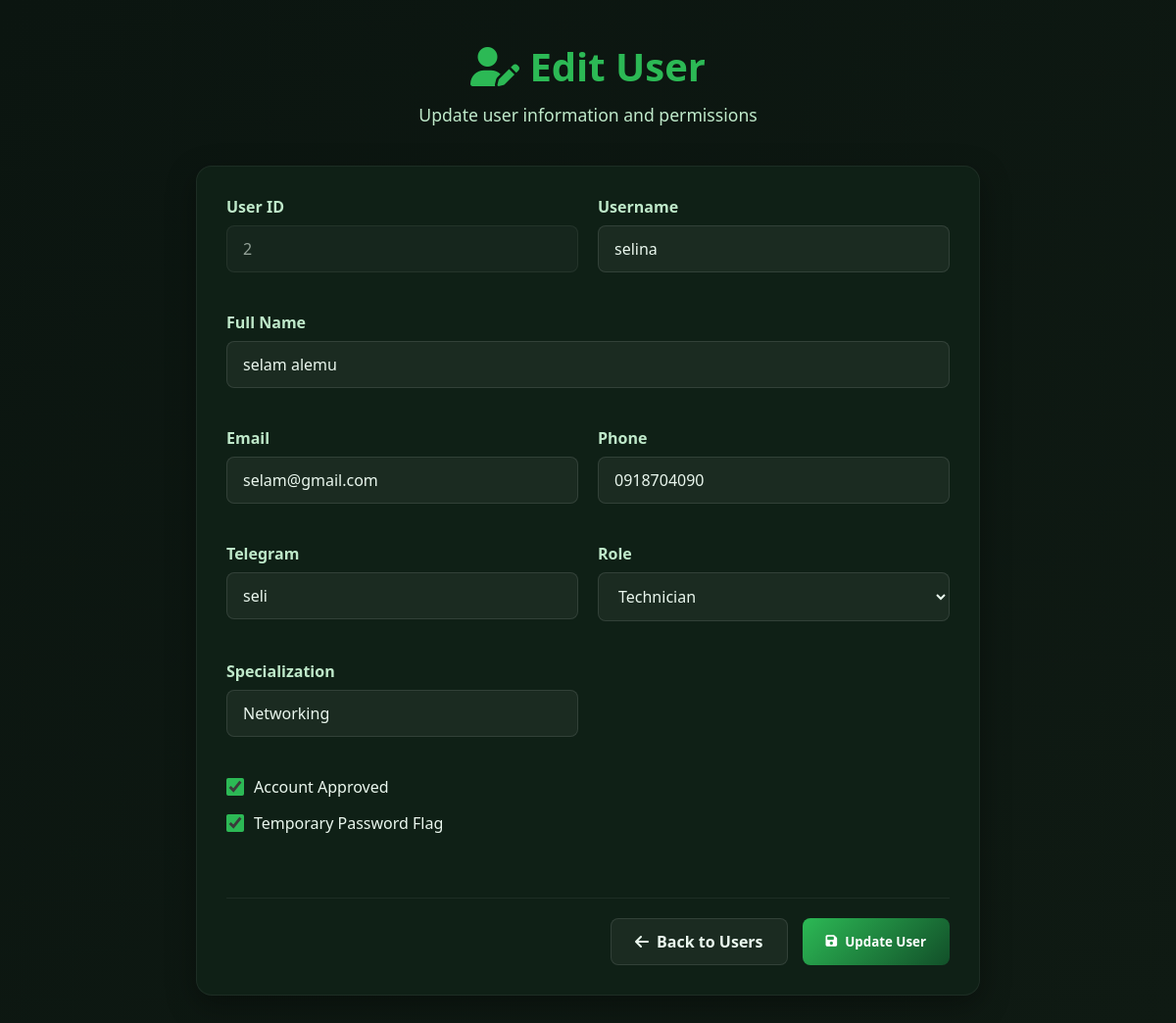
Page /dashboard/admin_edit_user.php?id=2 (signed in) on the committed database.
### tables this page shows
CREATE TABLE IF NOT EXISTS `users` (
  `id` int NOT NULL AUTO_INCREMENT,
  `fullname` varchar(100) DEFAULT NULL,
  `username` varchar(100) DEFAULT NULL,
  `email` varchar(100) DEFAULT NULL,
  `phone` varchar(20) DEFAULT NULL,
  `telegram` varchar(100) DEFAULT NULL,
  `role` varchar(50) DEFAULT NULL,
  `specialization` varchar(100) DEFAULT NULL,
  `password` varchar(255) DEFAULT NULL,
  `is_approved` tinyint(1) DEFAULT '0',
  `temp_password_flag` tinyint(1) DEFAULT '0',
  `account_status` enum('enabled','disabled') NOT NULL DEFAULT 'enabled',
  `failed_attempts` int NOT NULL DEFAULT '0',
  `last_failed_login` datetime DEFAULT NULL,
  `profile_image` varchar(255) DEFAULT NULL,
  PRIMARY KEY (`id`)
);

### dashboard/admin_edit_user.php (the view, shortened to what this page needs)
<?php
$conn = new mysqli("localhost", "root", "", "test_uog");
$user_id = intval($_GET['id']);
$stmt = $conn->prepare("SELECT * FROM users WHERE id = ?");
$stmt->bind_param("i", $user_id);
$stmt->execute();
$result = $stmt->get_result();
$user = $result->fetch_assoc();
?>
<!DOCTYPE html>
<html lang="en">
<head>
    <link rel="stylesheet" href="https://cdnjs.cloudflare.com/ajax/libs/font-awesome/6.4.0/css/all.min.css">
    <link rel="stylesheet" href="admin_edit_user.css">
</head>
<body>
    <div class="main-content">
        <div class="container">
            <div class="page-header">
                <h1><i class="fas fa-user-edit"></i> Edit User</h1>
                <p>Update user information and permissions</p>
            </div>
            <div class="edit-form-card">
                <form method="POST" id="userForm">
                    <div class="form-grid">
                        <div class="form-group">
                            <label class="form-label">User ID</label>
                            <input type="text" class="form-input" value="<?= $user['id'] ?>" disabled>
                        </div>
                        <div class="form-group">
                            <label for="username" class="form-label">Username</label>
                            <input type="text" id="username" name="username" class="form-input" value="<?= htmlspecialchars($user['username']) ?>" required>
                        </div>
                        <div class="form-group full-width">
                            <label for="fullname" class="form-label">Full Name</label>
                            <input type="text" id="fullname" name="fullname" class="form-input" value="<?= htmlspecialchars($user['fullname']) ?>" required>
                        </div>
                        <div class="form-group">
                            <label for="email" class="form-label">Email</label>
                            <input type="email" id="email" name="email" class="form-input" value="<?= htmlspecialchars($user['email']) ?>" required>
                        </div>
                        <div class="form-group">
                            <label for="phone" class="form-label">Phone</label>
                            <input type="text" id="phone" name="phone" class="form-input" value="<?= htmlspecialchars($user['phone']) ?>">
                        </div>
                        <div class="form-group">
                            <label for="telegram" class="form-label">Telegram</label>
                            <input type="text" id="telegram" name="telegram" class="form-input" value="<?= htmlspecialchars($user['telegram']) ?>">
                        </div>
                        <div class="form-group">
                            <label for="role" class="form-label">Role</label>
                            <select id="role" name="role" class="form-select" required onchange="toggleSpecialization()">
                                <option value="technician" <?= $user['role'] === 'technician' ? 'selected' : '' ?>>Technician</option>
                            </select>
                        </div>
                        <div class="form-group" id="specialization_div" style="display: <?= $user['role'] === 'technician' ? 'block' : 'none'; ?>;">
                            <label for="specialization" class="form-label">Specialization</label>
                            <input type="text" id="specialization" name="specialization" class="form-input" value="<?= htmlspecialchars($user['specialization']) ?>">
                        </div>
                        <div class="form-group full-width">
                            <div class="checkbox-group">
                                <input type="checkbox" id="is_approved" name="is_approved" class="checkbox-input" <?= $user['is_approved'] ? 'checked' : '' ?>>
                                <label for="is_approved" class="checkbox-label">Account Approved</label>
                            </div>
                            <div class="checkbox-group">
                                <input type="checkbox" id="temp_password_flag" name="temp_password_flag" class="checkbox-input" <?= $user['temp_password_flag'] ? 'checked' : '' ?>>
                                <label for="temp_password_flag" class="checkbox-label">Temporary Password Flag</label>
                            </div>
                        </div>
                    </div>
                    <div class="form-actions">
                        <a href="admin_manage_users.php" class="btn btn-secondary">
                            <i class="fas fa-arrow-left"></i> Back to Users
                        </a>
                        <button type="submit" class="btn btn-primary">
                            <i class="fas fa-save"></i> Update User
                        </button>
                    </div>
                </form>
            </div>
        </div>
    </div>
</body>
</html>

### dashboard/admin_edit_user.css (style rules this page uses)
:root { --green-apple: #2CB955; --green-dark: #124F29; --bg: #0b1510; --text: #eaf7ee; --muted: #bfe9ca; --card: #0f2016; --shadow: 0 10px 30px rgba(0,0,0,.35); --radius: 16px; }
* { margin: 0; padding: 0; box-sizing: border-box; font-family: 'Segoe UI', Tahoma, Geneva, Verdana, sans-serif; }
body { background: linear-gradient(135deg, var(--bg), #0f1a13); color: var(--text); min-height: 100vh; display: flex; flex-direction: column; }
.main-content { flex: 1; padding: 40px 20px; }
.container { max-width: 800px; margin: 0 auto; }
.page-header { text-align: center; margin-bottom: 40px; }
.page-header h1 { font-size: 2.5rem; color: var(--green-apple); margin-bottom: 10px; }
.page-header p { color: var(--muted); font-size: 1.1rem; }
.edit-form-card { background: var(--card); border-radius: var(--radius); padding: 30px; box-shadow: var(--shadow); border: 1px solid rgba(255,255,255,0.06); }
.form-grid { display: grid; grid-template-columns: 1fr 1fr; gap: 20px; }
.form-group { margin-bottom: 20px; }
.form-group.full-width { grid-column: 1 / -1; }
.form-label { display: block; margin-bottom: 8px; font-weight: 600; color: var(--muted); }
.form-input { width: 100%; padding: 12px 16px; background: rgba(255, 255, 255, 0.05); border: 1px solid rgba(255, 255, 255, 0.1); border-radius: 8px; color: var(--text); font-size: 1rem; transition: all 0.3s ease; }
.form-input:disabled { opacity: 0.6; cursor: not-allowed; }
.form-select { width: 100%; padding: 12px 16px; background: rgba(255, 255, 255, 0.05); border: 1px solid rgba(255, 255, 255, 0.1); border-radius: 8px; color: var(--text); font-size: 1rem; transition: all 0.3s ease; }
.checkbox-group { display: flex; align-items: center; gap: 10px; margin-bottom: 15px; }
.checkbox-input { width: 18px; height: 18px; accent-color: var(--green-apple); }
.checkbox-label { color: var(--text); font-weight: 500; }
.form-actions { display: flex; gap: 15px; justify-content: flex-end; margin-top: 30px; padding-top: 20px; border-top: 1px solid rgba(255,255,255,0.06); }
.btn { display: inline-flex; align-items: center; gap: 8px; padding: 12px 24px; border: none; border-radius: 8px; font-weight: 600; cursor: pointer; transition: all 0.3s ease; text-decoration: none; }
.btn-primary { background: linear-gradient(135deg, var(--green-apple), var(--green-dark)); color: white; }
.btn-secondary { background: rgba(255,255,255,0.05); color: var(--text); border: 1px solid rgba(255,255,255,0.1); }

### rows in the picture
users: id "2", username "selina", fullname "selam alemu", email "selam@gmail.com", phone "0918704090", telegram "seli", role "Technician", specialization "Networking", is_approved "☑", temp_password_flag "☑"
